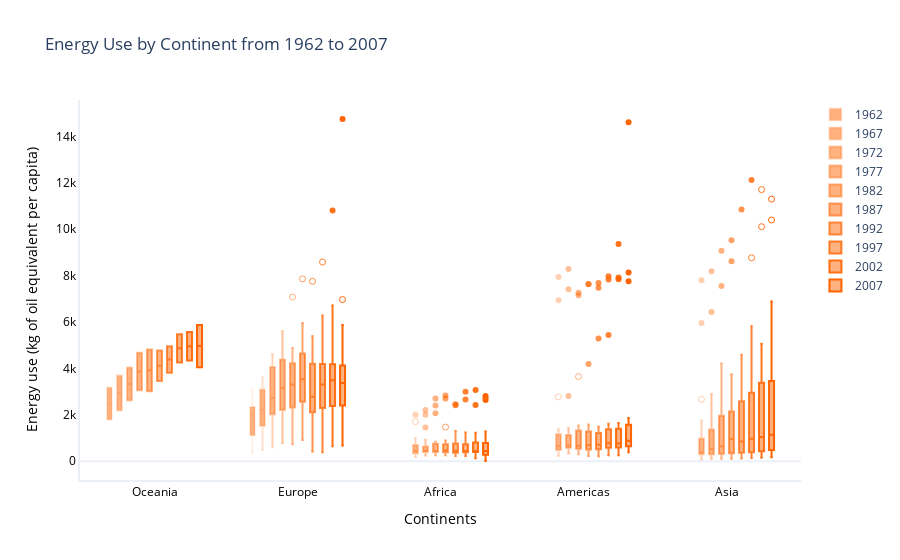

The notebook cell saved with this chart:
### Code cell
import plotly.graph_objects as go

#We make the box plot again
# Create a boxplot for each year
fig = go.Figure()
df_sorted = df_filtered2.sort_values(by='Year')

years = df_sorted['Year'].unique()
for i, year in enumerate(years, start=1):
    df_year = df_filtered2[df_filtered2['Year'] == year]
    fig.add_trace(go.Box(y=df_year['Energy use (kg of oil equivalent per capita)'], x=df_year['continent'], name=str(year), 
                         marker_color=f'rgba(255, 100, 0, {i/len(years)})',boxpoints='suspectedoutliers'))

# Update the layout
fig.update_layout(template='plotly_white',
                  title='Energy Use by Continent from 1962 to 2007',
                  xaxis=dict(title= 'Continents',gridcolor='rgba(0,0,0,0)',color='black',linewidth=2),
                  yaxis=dict(title='Energy use (kg of oil equivalent per capita)',gridcolor='rgba(0,0,0,0)',color='black',linewidth=2),
                  boxmode='group',
                  boxgroupgap=0.5)


# Show the plot
fig.show()

### Figure 1 — Plotly figure (JSON) as saved in the notebook; plotly's stock layout.template omitted (floating-point values rounded to 4 significant figures)
{"data": [{"boxpoints": "suspectedoutliers", "marker": {"color": "rgba(255, 100, 0, 0.1)"}, "name": "1962", "type": "box", "x": ["Oceania", "Europe", "Europe", "Europe", "Europe", "Europe", "Europe", "Europe", "Europe", "Europe", "Europe", "Europe", "Oceania", "Europe", "Europe", "Europe", "Europe", "Europe", "Europe", "Europe", "Europe"], "y": [3173.0, 1676.0, 2810.0, 2296.0, 2362.0, 1853.0, 2125.0, 350.1, 3028.0, 1413.0, 1007.0, 2081.0, 1791.0, 2052.0, 1977.0, 363.2, 605.2, 2887.0, 1569.0, 410.0, 3087.0]}, {"boxpoints": "suspectedoutliers", "marker": {"color": "rgba(255, 100, 0, 0.2)"}, "name": "1967", "type": "box", "x": ["Oceania", "Europe", "Europe", "Europe", "Europe", "Europe", "Europe", "Europe", "Europe", "Europe", "Europe", "Europe", "Europe", "Oceania", "Europe", "Europe", "Europe", "Europe", "Europe", "Europe", "Europe", "Europe"], "y": [3693.0, 1920.0, 3183.0, 3061.0, 3126.0, 2242.0, 2388.0, 607.7, 1476.0, 3594.0, 1767.0, 1552.0, 2763.0, 2189.0, 2816.0, 2199.0, 486.6, 881.4, 3630.0, 2041.0, 484.4, 3346.0]}, {"boxpoints": "suspectedoutliers", "marker": {"color": "rgba(255, 100, 0, 0.3)"}, "name": "1972", "type": "box", "x": ["Europe", "Africa", "Africa", "Americas", "Oceania", "Europe", "Asia", "Asia", "Europe", "Africa", "Americas", "Americas", "Europe", "Africa", "Americas", "Americas", "Asia", "Americas", "Americas", "Africa", "Americas", "Europe", "Europe", "Americas", "Americas", "Americas", "Africa", "Europe", "Europe", "Africa", "Europe", "Africa", "Europe", "Americas", "Americas", "Americas", "Europe", "Europe", "Asia", "Asia", "Asia", "Europe", "Asia", "Europe", "Americas", "Asia", "Asia", "Africa", "Asia", "Asia", "Africa", "Asia", "Africa", "Americas", "Africa", "Africa", "Asia", "Asia", "Europe", "Oceania", "Americas", "Africa", "Europe", "Asia", "Asia", "Americas", "Americas", "Americas", "Asia", "Europe", "Europe", "Europe", "Asia", "Africa", "Asia", "Europe", "Africa", "Europe", "Asia", "Africa", "Europe", "Europe", "Africa", "Asia", "Africa", "Americas", "Africa", "Europe", "Europe", "Americas", "Americas", "Asia", "Africa", "Africa"], "y": [865.6, 261.5, 629.3, 1380.0, 4035.0, 2627.0, 5960.0, 86.9, 4474.0, 380.8, 240.2, 741.7, 2263.0, 386.1, 6934.0, 891.3, 477.2, 599.0, 442.4, 453.2, 1155.0, 4614.0, 3859.0, 573.4, 360.6, 485.0, 434.8, 4188.0, 3161.0, 1707.0, 4017.0, 348.9, 1135.0, 491.5, 317.8, 499.3, 1881.0, 4404.0, 268.5, 301.4, 405.2, 2195.0, 1756.0, 2051.0, 1332.0, 2667.0, 297.8, 455.5, 7803.0, 789.6, 952.7, 536.1, 435.1, 856.8, 190.4, 699.0, 281.9, 301.0, 4381.0, 2617.0, 488.0, 583.8, 3503.0, 112.1, 285.2, 1160.0, 540.6, 648.8, 406.5, 2694.0, 745.3, 2132.0, 979.4, 280.8, 1569.0, 3225.0, 1997.0, 1299.0, 314.5, 485.0, 4527.0, 2728.0, 527.1, 367.9, 332.0, 2773.0, 341.7, 605.1, 3748.0, 7941.0, 873.0, 298.2, 857.1, 994.2]}, {"boxpoints": "suspectedoutliers", "marker": {"color": "rgba(255, 100, 0, 0.4)"}, "name": "1977", "type": "box", "x": ["Europe", "Africa", "Africa", "Americas", "Oceania", "Europe", "Asia", "Asia", "Europe", "Africa", "Americas", "Americas", "Europe", "Africa", "Americas", "Americas", "Asia", "Americas", "Americas", "Africa", "Americas", "Europe", "Europe", "Americas", "Americas", "Americas", "Africa", "Europe", "Europe", "Africa", "Europe", "Africa", "Europe", "Americas", "Americas", "Americas", "Europe", "Europe", "Asia", "Asia", "Asia", "Europe", "Asia", "Europe", "Americas", "Asia", "Asia", "Africa", "Asia", "Asia", "Africa", "Asia", "Africa", "Americas", "Africa", "Africa", "Asia", "Asia", "Europe", "Oceania", "Americas", "Africa", "Europe", "Asia", "Asia", "Americas", "Americas", "Americas", "Asia", "Europe", "Europe", "Europe", "Asia", "Africa", "Asia", "Europe", "Africa", "Europe", "Asia", "Africa", "Europe", "Europe", "Africa", "Asia", "Africa", "Americas", "Africa", "Europe", "Europe", "Americas", "Americas", "Asia", "Africa", "Africa"], "y": [923.7, 398.7, 535.3, 1421.0, 4671.0, 2797.0, 8187.0, 97.86, 4590.0, 363.7, 331.4, 868.5, 2954.0, 402.6, 7410.0, 779.4, 577.2, 638.0, 528.2, 449.5, 1425.0, 4716.0, 3830.0, 602.0, 568.1, 622.1, 432.5, 4516.0, 3156.0, 2001.0, 4336.0, 381.5, 1470.0, 574.4, 350.4, 512.6, 2429.0, 5603.0, 283.3, 347.9, 626.4, 2204.0, 1786.0, 2204.0, 1153.0, 2900.0, 473.5, 455.6, 6430.0, 696.2, 1455.0, 621.7, 474.2, 1064.0, 252.0, 608.4, 276.2, 302.1, 4560.0, 3055.0, 585.0, 634.3, 4060.0, 761.7, 302.6, 899.8, 580.5, 678.5, 456.7, 3252.0, 845.4, 2735.0, 1369.0, 281.8, 1763.0, 3781.0, 2209.0, 1668.0, 293.8, 445.5, 5055.0, 2878.0, 455.4, 451.5, 328.0, 2809.0, 427.3, 778.4, 3695.0, 8286.0, 868.8, 257.9, 819.8, 921.7]}, {"boxpoints": "suspectedoutliers", "marker": {"color": "rgba(255, 100, 0, 0.5)"}, "name": "1982", "type": "box", "x": ["Europe", "Africa", "Africa", "Americas", "Oceania", "Europe", "Asia", "Asia", "Europe", "Africa", "Americas", "Africa", "Americas", "Europe", "Africa", "Americas", "Americas", "Asia", "Americas", "Americas", "Africa", "Americas", "Europe", "Europe", "Americas", "Americas", "Americas", "Africa", "Europe", "Europe", "Africa", "Europe", "Africa", "Europe", "Americas", "Americas", "Americas", "Europe", "Europe", "Asia", "Asia", "Asia", "Europe", "Asia", "Europe", "Americas", "Asia", "Asia", "Africa", "Asia", "Asia", "Africa", "Asia", "Africa", "Americas", "Africa", "Africa", "Asia", "Asia", "Europe", "Oceania", "Americas", "Africa", "Europe", "Asia", "Asia", "Americas", "Americas", "Americas", "Asia", "Europe", "Europe", "Europe", "Asia", "Africa", "Asia", "Europe", "Africa", "Europe", "Asia", "Africa", "Europe", "Europe", "Africa", "Asia", "Africa", "Americas", "Africa", "Europe", "Europe", "Americas", "Americas", "Asia", "Africa", "Africa"], "y": [966.7, 771.2, 514.4, 1417.0, 4817.0, 2830.0, 9071.0, 105.5, 4208.0, 355.3, 462.4, 739.3, 867.2, 3309.0, 423.4, 7149.0, 763.2, 606.8, 635.4, 455.8, 393.4, 1537.0, 4634.0, 3422.0, 596.9, 666.6, 595.2, 434.1, 4805.0, 3272.0, 2070.0, 4258.0, 376.7, 1537.0, 482.7, 301.8, 520.4, 2631.0, 7076.0, 299.6, 388.8, 690.3, 2357.0, 1958.0, 2207.0, 1040.0, 2841.0, 875.5, 437.7, 7548.0, 678.6, 2398.0, 898.7, 414.6, 1465.0, 268.3, 523.8, 270.2, 305.7, 3785.0, 3013.0, 469.3, 689.5, 4262.0, 1152.0, 336.9, 796.5, 630.6, 632.7, 461.9, 3412.0, 1119.0, 2877.0, 4215.0, 260.7, 1987.0, 3755.0, 2700.0, 1762.0, 324.1, 431.0, 4878.0, 2984.0, 414.7, 456.5, 327.3, 3648.0, 493.0, 732.7, 3397.0, 7259.0, 766.1, 271.2, 756.6, 842.4]}, {"boxpoints": "suspectedoutliers", "marker": {"color": "rgba(255, 100, 0, 0.6)"}, "name": "1987", "type": "box", "x": ["Europe", "Africa", "Africa", "Americas", "Oceania", "Europe", "Asia", "Asia", "Europe", "Africa", "Americas", "Africa", "Americas", "Europe", "Africa", "Americas", "Americas", "Asia", "Americas", "Americas", "Africa", "Americas", "Europe", "Europe", "Americas", "Americas", "Americas", "Africa", "Europe", "Europe", "Africa", "Europe", "Africa", "Europe", "Americas", "Americas", "Americas", "Europe", "Europe", "Asia", "Asia", "Asia", "Europe", "Asia", "Europe", "Americas", "Asia", "Asia", "Africa", "Asia", "Asia", "Africa", "Asia", "Africa", "Americas", "Asia", "Africa", "Africa", "Asia", "Asia", "Europe", "Oceania", "Americas", "Africa", "Europe", "Asia", "Asia", "Americas", "Americas", "Americas", "Asia", "Europe", "Europe", "Europe", "Asia", "Africa", "Asia", "Europe", "Africa", "Europe", "Asia", "Africa", "Europe", "Europe", "Africa", "Asia", "Africa", "Americas", "Africa", "Europe", "Europe", "Americas", "Americas", "Asia", "Africa", "Africa"], "y": [921.9, 827.6, 502.6, 1477.0, 4772.0, 3175.0, 9523.0, 106.9, 4728.0, 347.3, 341.5, 743.7, 987.6, 3411.0, 417.7, 7641.0, 826.3, 694.4, 696.1, 491.5, 383.4, 1578.0, 4978.0, 3820.0, 594.4, 602.5, 503.5, 437.2, 5961.0, 3691.0, 1470.0, 4616.0, 363.9, 1792.0, 448.7, 226.3, 481.3, 2895.0, 7857.0, 325.7, 436.7, 958.2, 2609.0, 2278.0, 2407.0, 765.5, 3044.0, 998.4, 464.0, 8617.0, 996.9, 2700.0, 1079.0, 512.0, 1379.0, 1746.0, 277.5, 474.5, 269.3, 307.1, 4388.0, 3453.0, 502.4, 674.5, 5048.0, 1412.0, 376.3, 730.8, 699.1, 541.0, 433.4, 3535.0, 1241.0, 3028.0, 3751.0, 254.2, 2758.0, 4075.0, 2831.0, 1919.0, 328.1, 397.4, 5763.0, 3431.0, 394.1, 531.8, 328.1, 4189.0, 542.6, 918.0, 3619.0, 7622.0, 718.4, 286.7, 700.1, 896.7]}, {"boxpoints": "suspectedoutliers", "marker": {"color": "rgba(255, 100, 0, 0.7)"}, "name": "1992", "type": "box", "x": ["Europe", "Africa", "Africa", "Americas", "Oceania", "Europe", "Asia", "Asia", "Europe", "Africa", "Americas", "Europe", "Africa", "Americas", "Europe", "Africa", "Americas", "Americas", "Asia", "Americas", "Americas", "Africa", "Europe", "Americas", "Europe", "Europe", "Americas", "Americas", "Americas", "Africa", "Africa", "Europe", "Europe", "Africa", "Europe", "Africa", "Europe", "Americas", "Americas", "Americas", "Europe", "Europe", "Asia", "Asia", "Asia", "Europe", "Asia", "Europe", "Americas", "Asia", "Asia", "Africa", "Asia", "Africa", "Asia", "Africa", "Americas", "Asia", "Africa", "Africa", "Asia", "Africa", "Asia", "Europe", "Oceania", "Americas", "Africa", "Europe", "Asia", "Asia", "Americas", "Americas", "Americas", "Asia", "Europe", "Europe", "Europe", "Asia", "Africa", "Europe", "Asia", "Europe", "Europe", "Africa", "Europe", "Asia", "Africa", "Europe", "Europe", "Africa", "Asia", "Africa", "Americas", "Africa", "Europe", "Europe", "Americas", "Americas", "Asia", "Africa", "Africa"], "y": [418.3, 883.7, 511.2, 1484.0, 4959.0, 3239.0, 10840.0, 119.4, 5093.0, 321.3, 399.8, 1034.0, 979.1, 929.0, 2396.0, 397.3, 7479.0, 1142.0, 752.6, 704.4, 705.5, 373.7, 1502.0, 1214.0, 4222.0, 3562.0, 603.8, 629.2, 525.5, 277.6, 431.2, 5381.0, 3954.0, 1298.0, 4191.0, 366.5, 2130.0, 497.3, 219.1, 483.3, 2423.0, 7755.0, 365.4, 574.3, 1311.0, 2775.0, 2581.0, 2627.0, 1215.0, 3652.0, 1015.0, 445.1, 868.6, 2452.0, 1567.0, 657.8, 1453.0, 1489.0, 328.0, 420.3, 251.1, 496.5, 309.7, 4502.0, 3808.0, 509.8, 719.3, 5160.0, 2756.0, 412.4, 715.4, 712.7, 408.4, 460.5, 2569.0, 1814.0, 2053.0, 4421.0, 222.6, 2020.0, 4588.0, 3411.0, 2584.0, 2414.0, 2436.0, 327.9, 386.7, 5369.0, 3613.0, 369.8, 840.1, 328.7, 5286.0, 641.7, 960.9, 3685.0, 7677.0, 855.1, 276.1, 662.7, 923.5]}, {"boxpoints": "suspectedoutliers", "marker": {"color": "rgba(255, 100, 0, 0.8)"}, "name": "1997", "type": "box", "x": ["Europe", "Africa", "Africa", "Americas", "Oceania", "Europe", "Asia", "Asia", "Europe", "Africa", "Americas", "Europe", "Africa", "Americas", "Europe", "Asia", "Africa", "Americas", "Americas", "Asia", "Americas", "Americas", "Africa", "Europe", "Americas", "Europe", "Europe", "Americas", "Americas", "Americas", "Africa", "Africa", "Europe", "Europe", "Africa", "Europe", "Africa", "Europe", "Americas", "Americas", "Americas", "Europe", "Europe", "Asia", "Asia", "Asia", "Europe", "Asia", "Europe", "Americas", "Asia", "Asia", "Africa", "Asia", "Asia", "Africa", "Asia", "Africa", "Americas", "Asia", "Africa", "Africa", "Asia", "Africa", "Asia", "Europe", "Oceania", "Americas", "Africa", "Europe", "Asia", "Asia", "Americas", "Americas", "Americas", "Asia", "Europe", "Europe", "Europe", "Asia", "Africa", "Europe", "Asia", "Europe", "Europe", "Africa", "Europe", "Asia", "Africa", "Europe", "Europe", "Africa", "Asia", "Africa", "Americas", "Africa", "Europe", "Europe", "Americas", "Americas", "Asia", "Africa", "Africa"], "y": [384.6, 804.8, 494.2, 1614.0, 5470.0, 3543.0, 12120.0, 135.2, 5580.0, 350.8, 561.1, 712.9, 900.2, 1062.0, 2504.0, 265.9, 396.7, 7966.0, 1559.0, 871.6, 709.8, 647.0, 386.2, 1705.0, 1126.0, 4185.0, 3848.0, 749.8, 721.7, 624.1, 319.2, 435.1, 6277.0, 4049.0, 1236.0, 4203.0, 398.3, 2282.0, 526.3, 252.5, 528.9, 2527.0, 8584.0, 399.1, 690.8, 1862.0, 3255.0, 2881.0, 2834.0, 1334.0, 4049.0, 992.0, 441.0, 8765.0, 1698.0, 2992.0, 2064.0, 712.6, 1399.0, 951.9, 362.3, 390.7, 263.2, 594.8, 316.8, 4579.0, 4259.0, 503.0, 696.9, 5478.0, 3028.0, 448.9, 777.7, 877.0, 440.6, 501.0, 2643.0, 2083.0, 1990.0, 4355.0, 221.0, 2300.0, 5818.0, 3362.0, 3310.0, 2655.0, 2666.0, 380.1, 392.3, 5672.0, 3526.0, 357.3, 1165.0, 384.1, 5438.0, 679.1, 1166.0, 3761.0, 7829.0, 880.6, 335.2, 617.2, 804.5]}, {"boxpoints": "suspectedoutliers", "marker": {"color": "rgba(255, 100, 0, 0.9)"}, "name": "2002", "type": "box", "x": ["Europe", "Africa", "Africa", "Americas", "Oceania", "Europe", "Asia", "Asia", "Europe", "Africa", "Americas", "Europe", "Africa", "Americas", "Europe", "Asia", "Africa", "Americas", "Americas", "Asia", "Americas", "Americas", "Africa", "Europe", "Americas", "Europe", "Europe", "Americas", "Americas", "Americas", "Africa", "Africa", "Europe", "Europe", "Africa", "Europe", "Africa", "Europe", "Americas", "Americas", "Americas", "Europe", "Europe", "Asia", "Asia", "Asia", "Europe", "Asia", "Europe", "Americas", "Asia", "Asia", "Africa", "Asia", "Asia", "Africa", "Asia", "Africa", "Americas", "Asia", "Africa", "Africa", "Asia", "Africa", "Asia", "Europe", "Oceania", "Americas", "Africa", "Africa", "Europe", "Asia", "Asia", "Americas", "Americas", "Americas", "Asia", "Europe", "Europe", "Europe", "Asia", "Africa", "Europe", "Asia", "Europe", "Europe", "Africa", "Europe", "Asia", "Africa", "Europe", "Europe", "Africa", "Asia", "Africa", "Americas", "Africa", "Europe", "Europe", "Americas", "Americas", "Asia", "Africa", "Africa"], "y": [645.1, 904.5, 515.4, 1502.0, 5570.0, 3765.0, 11700.0, 149.9, 5461.0, 305.0, 528.8, 1157.0, 1033.0, 1081.0, 2401.0, 315.0, 389.5, 7920.0, 1645.0, 978.6, 606.3, 748.2, 406.1, 1857.0, 1053.0, 4163.0, 3535.0, 819.8, 739.5, 720.4, 197.5, 439.3, 6705.0, 4226.0, 1229.0, 4108.0, 317.5, 2598.0, 590.5, 261.4, 516.4, 2520.0, 10800.0, 423.6, 760.1, 1131.0, 3661.0, 2863.0, 3018.0, 1372.0, 4006.0, 1024.0, 441.0, 10110.0, 1484.0, 3072.0, 2184.0, 873.2, 1413.0, 1058.0, 402.3, 395.1, 266.4, 579.9, 345.4, 4688.0, 4337.0, 508.7, 130.0, 721.3, 5503.0, 3891.0, 455.9, 834.7, 705.4, 446.3, 477.5, 2314.0, 2477.0, 1755.0, 4908.0, 253.3, 2120.0, 5066.0, 3484.0, 3424.0, 2421.0, 3108.0, 432.8, 411.1, 5802.0, 3553.0, 416.0, 1283.0, 424.0, 9357.0, 801.5, 1140.0, 3686.0, 7843.0, 762.7, 420.4, 598.5, 772.7]}, {"boxpoints": "suspectedoutliers", "marker": {"color": "rgba(255, 100, 0, 1.0)"}, "name": "2007", "type": "box", "x": ["Europe", "Africa", "Africa", "Americas", "Oceania", "Europe", "Asia", "Asia", "Europe", "Africa", "Americas", "Europe", "Africa", "Americas", "Europe", "Asia", "Africa", "Americas", "Americas", "Asia", "Americas", "Africa", "Americas", "Africa", "Europe", "Americas", "Europe", "Europe", "Africa", "Americas", "Americas", "Americas", "Africa", "Africa", "Africa", "Europe", "Europe", "Africa", "Europe", "Africa", "Europe", "Americas", "Africa", "Americas", "Americas", "Europe", "Europe", "Asia", "Asia", "Asia", "Europe", "Asia", "Europe", "Americas", "Asia", "Asia", "Africa", "Asia", "Asia", "Africa", "Africa", "Asia", "Africa", "Americas", "Asia", "Europe", "Africa", "Africa", "Asia", "Africa", "Asia", "Europe", "Oceania", "Americas", "Africa", "Africa", "Europe", "Asia", "Asia", "Americas", "Americas", "Americas", "Asia", "Europe", "Europe", "Europe", "Africa", "Asia", "Africa", "Europe", "Asia", "Europe", "Europe", "Africa", "Europe", "Asia", "Africa", "Africa", "Europe", "Europe", "Africa", "Asia", "Africa", "Americas", "Africa", "Europe", "Europe", "Americas", "Americas", "Asia", "Africa", "Africa"], "y": [679.9, 1075.0, 561.6, 1847.0, 5868.0, 4030.0, 11290.0, 173.6, 5389.0, 368.2, 561.1, 1381.0, 1028.0, 1221.0, 2666.0, 253.3, 332.3, 8131.0, 1860.0, 1551.0, 637.5, 63.13, 1032.0, 539.7, 2102.0, 904.7, 4469.0, 3623.0, 178.9, 763.4, 833.2, 748.1, 2642.0, 162.7, 442.9, 6967.0, 4120.0, 1282.0, 3986.0, 278.8, 2735.0, 616.9, 62.2, 384.5, 657.4, 2658.0, 14750.0, 486.3, 788.6, 892.4, 3416.0, 2898.0, 3062.0, 1578.0, 4025.0, 1252.0, 462.2, 10400.0, 1035.0, 9.715, 2726.0, 2743.0, 1008.0, 1551.0, 1377.0, 1928.0, 487.4, 407.3, 307.9, 659.4, 357.1, 4844.0, 4054.0, 522.0, 128.0, 747.1, 5865.0, 6882.0, 523.3, 879.5, 708.8, 506.6, 434.4, 2527.0, 2402.0, 1904.0, 274.9, 5380.0, 252.4, 2248.0, 4677.0, 3320.0, 3628.0, 2805.0, 3180.0, 470.8, 366.5, 372.7, 5472.0, 3410.0, 442.6, 1586.0, 417.1, 14610.0, 884.0, 1439.0, 3442.0, 7758.0, 947.8, 540.1, 588.0, 725.7]}], "layout": {"boxgroupgap": 0.5, "boxmode": "group", "title": {"text": "Energy Use by Continent from 1962 to 2007"}, "xaxis": {"color": "black", "gridcolor": "rgba(0,0,0,0)", "linewidth": 2, "title": {"text": "Continents"}}, "yaxis": {"color": "black", "gridcolor": "rgba(0,0,0,0)", "linewidth": 2, "title": {"text": "Energy use (kg of oil equivalent per capita)"}}}}
